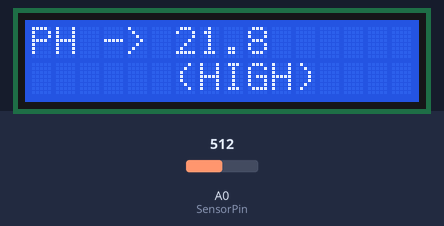
This sketch was run on a simulated ESP8266 (NodeMCU). Shown: 16×2 character LCD. The test bench sets the inputs (shaded band); at power-on: A0 (SensorPin) = 512. WiFi joins after 1.5 s; servers stay silent unless stated; what the sketch prints to the serial monitor is not drawn.

Above: at 6.6 s.
6.7 s: A0 (SensorPin) set to 852
At 7.7 s:
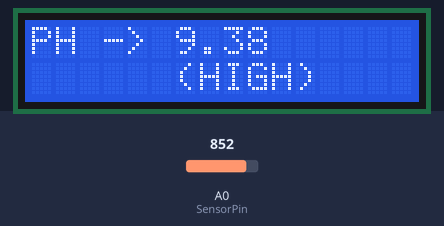
8.5 s: A0 (SensorPin) set to 871
At 10.2 s:
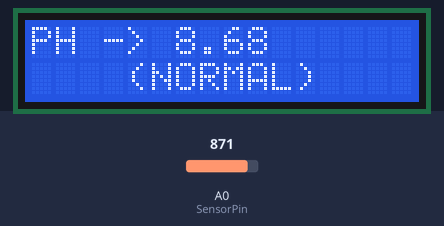
10.5 s: A0 (SensorPin) set to 934
At 11.9 s:
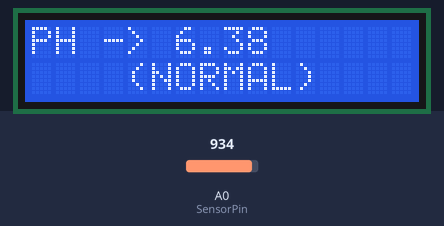
12.5 s: A0 (SensorPin) set to 950
At 13.4 s:
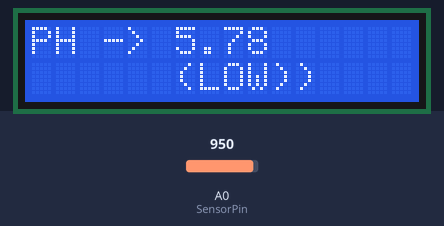
14.5 s: A0 (SensorPin) set to 511
At 16.2 s:
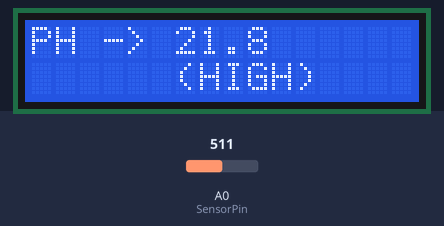
Timing chart, 0 to 17.5 s (numbered marks = the images above; inputs shaded):
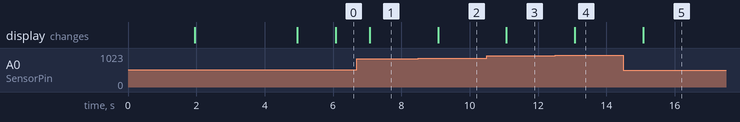

Measured:
- the behaviour switches between 860 and 861 on A0 (SensorPin) (found by bisection; images 1 and 2)
- the behaviour switches between 942 and 943 on A0 (SensorPin) (found by bisection; images 3 and 4)
- after the input at 6.7 s, the display: changes after 0.37 s (image 1)
- after the input at 8.5 s, the display: changes after 0.57 s (image 2)
- after the input at 10.5 s, the display: changes after 0.57 s (image 3)
- after the input at 12.5 s, the display: changes after 0.57 s (image 4)
- after the input at 14.5 s, the display: changes after 0.57 s (image 5)

The sketch:

pH_Meter_BLYNK.ino
```cpp
#define BLYNK_PRINT Serial

#include <ESP8266WiFi.h>
#include <BlynkSimpleEsp8266.h>
#include <Wire.h>
#include <LiquidCrystal_I2C.h>

LiquidCrystal_I2C lcd(0x27,16,2);

#define SensorPin A0
unsigned long int avgValue;
float b, pH;
int buf[10],temp;

char auth[] = "fLLrUS-oh7u0oXoNwUyJ0S6W3i_pxG6r";
char ssid[] = "Tunas Pontianak";
char pass[] = "1234567890";

BlynkTimer timer;

void sendData() {

  for(int i=0;i<10;i++)       //Get 10 sample value from the sensor for smooth the value
  {
    buf[i]=analogRead(SensorPin);
    delay(10);
  }
  for(int i=0;i<9;i++)        //sort the analog from small to large
  {
    for(int j=i+1;j<10;j++)
    {
      if(buf[i]>buf[j])
      {
        temp=buf[i];
        buf[i]=buf[j];
        buf[j]=temp;
      }
    }
  }
  avgValue=0;
  for(int i=2;i<8;i++)                      //take the average value of 6 center sample
  avgValue+=buf[i];
  float X=(float)avgValue*5.0/1024/6; //convert the analog into millivolt
  pH=-7.500*X + 40.53; //Kalibrasi kabel 70cm
  //pH=9.8; //Kalibrasi kabel 700cm
  Serial.print("pH:");
  Serial.print(pH,2);
  Serial.print(" V:");
  Serial.print(X,2);
  Serial.println(" ");
  Blynk.virtualWrite(V0, pH);
  Blynk.virtualWrite(V1, X);
  if (pH >= 9)
  {
  lcd.setCursor(0,0);
  lcd.print("PH -> ");
  lcd.print(pH, 1);
  lcd.setCursor(0,1);
  lcd.print("      (HIGH)");
  }
  else if (pH <= 6)
  {
  lcd.setCursor(0,0);
  lcd.print("PH -> ");
  lcd.print(pH, 1);
  lcd.setCursor(0,1);
  lcd.print("      (LOW)");
  }
  else {
  lcd.setCursor(0,0);
  lcd.print("PH -> ");
  lcd.print(pH, 1);
  lcd.setCursor(0,1);
  lcd.print("    (NORMAL)");
  }
 }

void setup()
{
  // Debug console
  Serial.begin(9600);
  WiFi.begin(ssid, pass);
  Blynk.begin(auth, ssid, pass);
  lcd.init();                      // initialize the lcd
  lcd.init();
  lcd.backlight();
  while (WiFi.status() != WL_CONNECTED) {
  Serial.print(".");
  lcd.setCursor(0,1);
  lcd.print("-> ");
  lcd.print("Connecting...");
  }
  lcd.clear();
  lcd.setCursor(0,1);
  lcd.print("-> ");
  lcd.print("Connected");
  delay(3000);
  lcd.clear();
  // Setup a function to be called every second
  timer.setInterval(1000L, sendData);
}

void loop()
{
  Blynk.run();
  timer.run();
}
```
